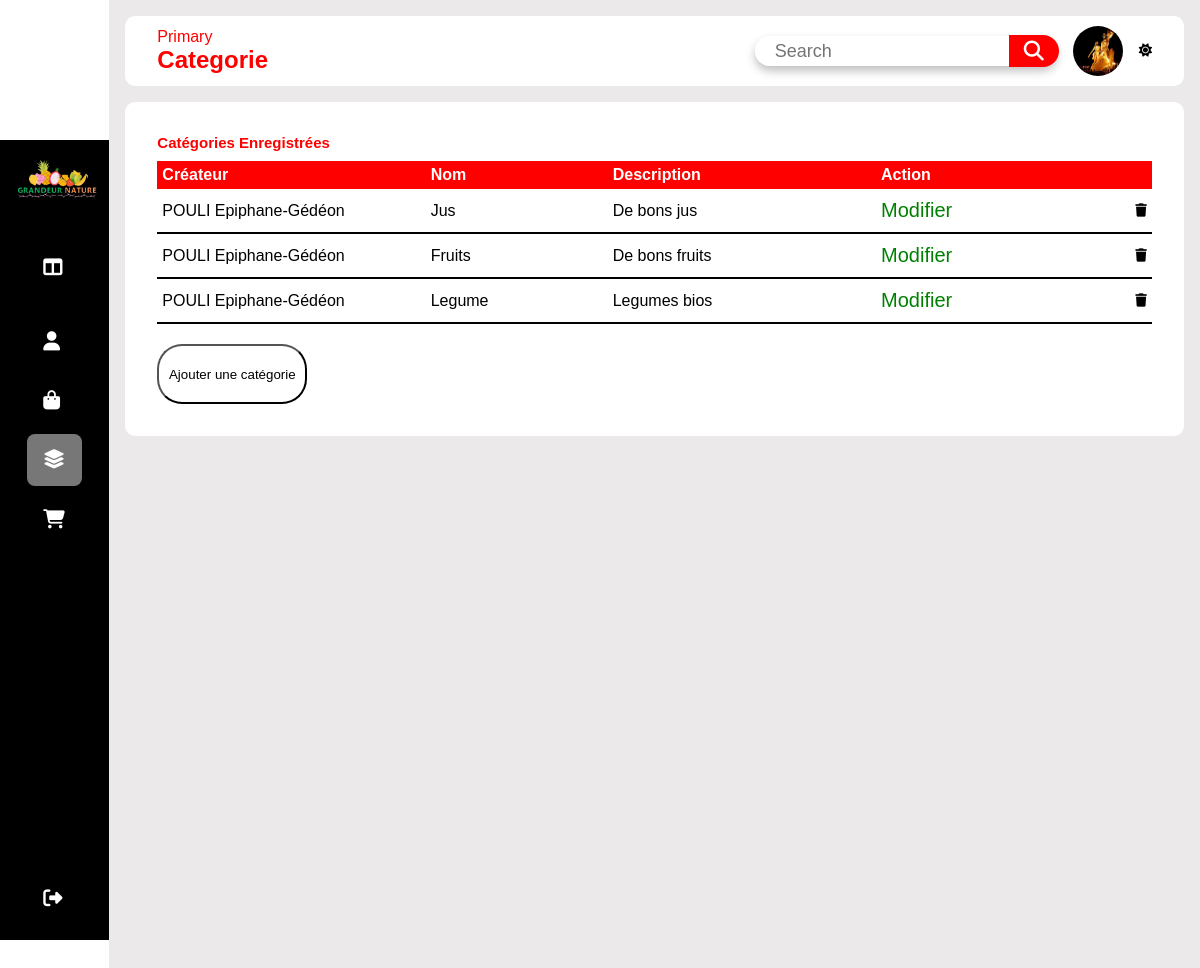
Screenshot of /adminCategorie (signed in) with the database file from the repository.
### app/models.py (models this page shows)
class Utilisateur(db.Model,UserMixin):
    id=db.Column(db.Integer, primary_key=True, autoincrement=True)
    nom= db.Column(db.String(50),unique=False,nullable=False)
    prenom= db.Column(db.String(50),unique=False,nullable=False)
    email= db.Column(db.String(50),unique=True,nullable=False)
    mot_pass= db.Column(db.String(50),unique=False,nullable=False)
    image=db.Column(db.String(50),unique=False,nullable=False)
    admin =db.Column(db.Boolean,unique=False,nullable=False,default=False)
    created_at=db.Column(db.Date,default=datetime.datetime.today())
    produit=db.relationship('Produit',backref='Utilisateur')
    contact=db.relationship('Categorie',backref='Utilisateur')

class Categorie(db.Model,UserMixin):
    id=db.Column(db.Integer, primary_key=True, autoincrement=True)
    nom=db.Column(db.String(50),unique=True,nullable=False)
    description=db.Column(db.String,unique=False,nullable=False)
    user_id=db.Column(db.Integer, db.ForeignKey('utilisateur.id'))
    produit=db.relationship('Produit',backref='Categorie')

### app/routes.py (the view)
@app.route("/adminCategorie")
def adminCategorie():
    categorie=Categorie.query.join(Utilisateur).order_by(Categorie.id)
    return render_template("adminCategorie.html",categories=categorie,page="Categorie")

### app/routes.py (called while the page is built)
@login_manager.user_loader
def load_user(user_id):
    return Utilisateur.query.get(user_id)

### app/templates/adminCategorie.html (shortened to what this page needs)
{%extends "baseAdmin.html"%}
{%block content%}
{{super()}}
<div class="tabular-wrapper">
    <h3 class="main-title">Catégories Enregistrées</h3>
    <div class="table-container">
        <table>
            <tr>
                <th>Créateur</th>
                <th>Nom</th>
                <th>Description</th>
                <th>Action</th>
                <th></th>
            </tr>
            {%for categorie in categories%}
            <tr>
                <td>{{categorie.Utilisateur.nom}} {{categorie.Utilisateur.prenom}}</td>
                <td>{{categorie.nom}}</td>
                <td>{{categorie.description}}</td>
                <td><form action="/updateCategorie/{{categorie.id}}"><button class="button">Modifier</button></form></td>
                <td><form action="/deleteCategorie/{{categorie.id}}"><button class="trash"><i class="fa-solid fa-trash"></i></button></form></td>
            </tr>
            {%endfor%}
        </table>
        <form action="{{url_for('categories')}}"><button class="command">Ajouter une catégorie</button></form>
    </div>
</div>
{%endblock%}

### app/templates/baseAdmin.html (shortened to what this page needs)
<!DOCTYPE html>
<html>
<head>
    <link rel="stylesheet" type="text/css" href="{{url_for('static',filename='Style/admin.css')}}">
    <link rel="stylesheet" href="https://cdnjs.cloudflare.com/ajax/libs/font-awesome/6.5.1/css/all.min.css" />
</head>
<body>
    <div class="sidebar">
        <div class="logo"><img src="{{url_for('static',filename='Images/logo-removebg-preview.png')}}" alt=""></div>
        <ul class="menu">
            <li>
                <a href="{{url_for('admin')}}">
                    <i class="fa-solid fa-table-columns"></i></i>
                </a>
            </li>
            <li>
                <a href="{{url_for('adminUser')}}">
                    <i class="fa-solid fa-user"></i>
                </a>
            </li>
            <li>
                <a href="{{url_for('adminProduits')}}">
                    <i class="fa-solid fa-bag-shopping"></i>
                </a>
            </li>
            <li>
                <a href="{{url_for('adminCategorie')}}">
                    <i class="fa-solid fa-layer-group"></i>
                </a>
            </li>
            <li>
                <a href="{{url_for('index')}}">
                    <i class="fa-solid fa-cart-shopping"></i>
                </a>
            </li>
            <li class="logout">
                <a href="logout/{{current_user.id}}">
                    <i class="fa-solid fa-right-from-bracket"></i>
                </a>
            </li>
        </ul>
    </div>
    <div class="main-content">
        {%block content%}
        <div class="header-wrapper">
            <div class="header-title">
                <span>Primary</span>
                <h2>{{page}}</h2>
            </div>
            <div class="user-info">
                <div class="box">
                    <div class="search-box">
                        <input type="text" placeholder="Search">
                        <button class="icon">
                            <i class="fas fa-search"></i>
                        </button>
                    </div>
                </div>
                <img src="{{url_for('static',filename='Images/'+current_user.image)}}" alt="">
                <button onclick="toggleDarkMode()" class="theme"><i class="fa-solid fa-sun"></i></button>
            </div>
        </div>
            {%endblock%}
    </div>
</body>
</html>

### app/static/Style/admin.css (style rules this page uses)
* { margin: 0; padding: 0; box-sizing: border-box; font-family: 'Arial', Helvetica, sans-serif; }
body { display: flex; justify-content: center; align-items: center; }
.sidebar { position: sticky; top : 0; left: 0; bottom: 0; width: 115px; height: 100vh; padding: 0 1.7rem; color: #fff; overflow: hidden; transition: all 0.5s linear; background: black; }
.logo { height: 80px; }
.logo img { height: 100%; margin-left: -10px; }
.menu { height: 88%; position: relative; list-style: none; padding: 0; }
.menu li { padding: 1rem; margin: 8px 0; border-radius: 8px; transition: all 0.5s ease-in-out; }
.menu li:hover, .active { background: #777777; }
.menu a { color: #fff; font-size: 14px; text-decoration: none; display: flex; align-items: center; gap: 1.5rem; }
.menu a i { font-size: 1.2rem; }
.logout { position: absolute; bottom: 0; left: 0; width: 100%; }
.main-content { position: relative; background: #ebe9e9; width: 100%; padding: 1rem; min-height: 1080px; }
.header-wrapper img { width: 50px; height: 50px; cursor: pointer; border-radius: 50%; }
.header-wrapper { display: flex; justify-content: space-between; align-items: center; flex-wrap: wrap; background: #fff; border-radius: 10px; padding: 10px 2rem; margin-bottom: 1rem; }
.header-title { color: red; }
.theme { background: none; border: none; cursor: pointer; }
.user-info { display: flex; align-items: center; gap: 1rem; }
.box .search-box { position: relative; height: 30px; max-width: 330px; margin: auto; box-shadow: 0 5px 10px rgba(0, 0, 0, 0.25); border-radius: 25px; display: flex; }
.search-box input { position: relative; height: 100%; width: 100%; top: 0; border-radius: 25px; background: #fff; outline: none; border: none; padding-left: 20px; font-size: 18px; }
.search-box .icon { position: relative; right: -2px; top: -1px; width: 50px; background: red; height: 100%; text-align: center; display: flex; justify-content: center; align-items: center; line-height: 50px; color: #fff; font-size: 20px; border-radius: 0 25px 25px 0; border: none; cursor: pointer; }
.main-title { color: red; padding-bottom: 10px; font-size: 15px; }
.icon { color: #fff; padding: 1rem; height: 60px; width: 60px; text-align: center; border-radius: 50%; font-size: 1.5rem; background: red; }
.tabular-wrapper { background: #fff; margin-top: 1rem; border-radius: 10px; padding: 2rem; }
.table-container { width: 100%; }
.table-container .button { color: green; font-size: 20px; background: none; cursor: pointer; border: none; }
table { width: 100%; border-collapse: collapse; }
th { text-align: left; padding: 5px; color: #fff; background: red; }
td { padding: 10px 5px; max-width: 100px; border-bottom: 2px solid black; color: black; }
td:last-child { text-align: right; }
th:last-child { text-align: right; }
.trash { border: none; background: none; color: black; cursor: pointer; }
.command { margin-top: 20px; border-color: black; background: none; color: black; border-radius: 25px; height: 60px; width: 150px; }

### rows the page displays
Utilisateur: image (picture)
Categorie: Utilisateur.nom "POULI", Utilisateur.prenom "Epiphane-Gédéon", nom "Jus", description "De bons jus"
Categorie: Utilisateur.nom "POULI", Utilisateur.prenom "Epiphane-Gédéon", nom "Fruits", description "De bons fruits"
Categorie: Utilisateur.nom "POULI", Utilisateur.prenom "Epiphane-Gédéon", nom "Legume", description "Legumes bios"

### other values shown
{{ page }} "Categorie"
